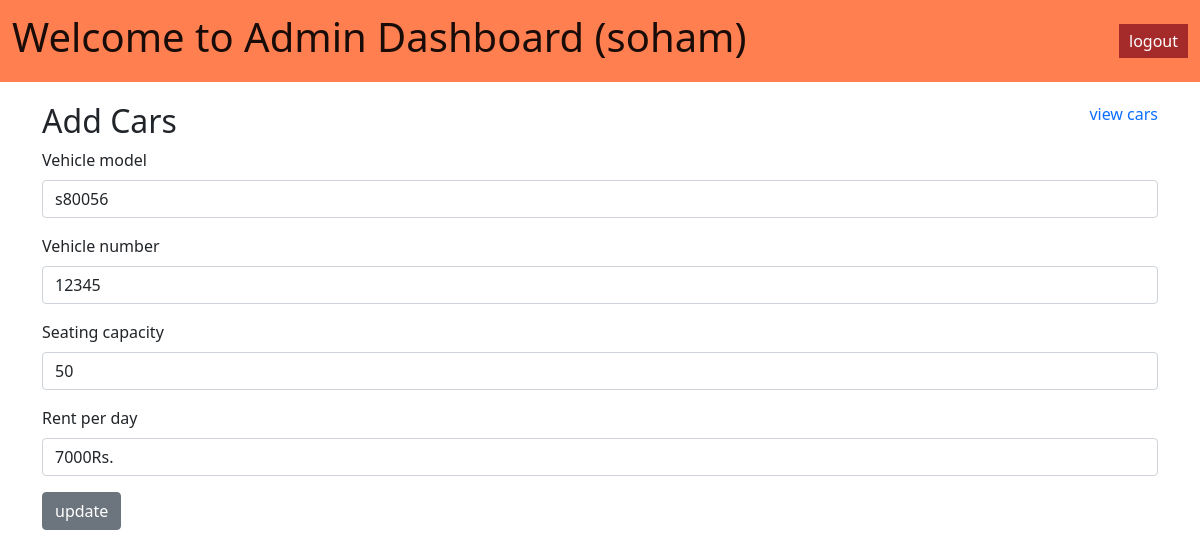
The page /admin/admin-dashboard.php?postid=3 (signed in) on the database its author committed.
### tables this page shows
CREATE TABLE `vehicledetailsdb` (
  `id` int(11) NOT NULL,
  `vehicleModel` text NOT NULL,
  `vehicleNumber` text NOT NULL,
  `seatingCapacity` text NOT NULL,
  `rentPerDay` text NOT NULL,
  `status` int(11) NOT NULL COMMENT 'active post : 1 else 0',
  `date` text NOT NULL,
  `time` text NOT NULL,
  `userid` int(11) NOT NULL
);

### admin/admin-dashboard.php (the view, shortened to what this page needs)
<?php
include('../init/db.php');
if(isset($_GET['postid'])){
    $id = $_GET['postid'];
    $selectCar = "select * from vehicledetailsdb where userid =  '$_SESSION[id]' and id = '$id'";
    $queryCar = mysqli_query($con,$selectCar);
    $fetchCar = mysqli_fetch_assoc($queryCar);
}
?>
<!DOCTYPE html>
<html lang="en">
<head>
    <link rel="stylesheet" href="./admin-dashboard.css">
    <link href="https://cdn.jsdelivr.net/npm/bootstrap@5.0.2/dist/css/bootstrap.min.css" rel="stylesheet">
</head>
<body>
    <?php
    include('./navbar.php');
    ?>
    <div class="container adeCar">
        <div class="title-view">
            <h2>Add Cars</h2> <span><a href="view.php">view cars</a></span>
        </div>
        <form action="#" method="post">
            <div class="mb-3">
                <label for="Vehicle model" class="form-label">Vehicle model</label>
                <input type="text" class="form-control" name="vehicleModel" placeholder="Vehicle model"
                value="<?php if(isset($_GET['postid'])){ echo $fetchCar['vehicleModel']; }?>">
            </div>
            <div class="mb-3">
                <label for="Vehicle number" class="form-label">Vehicle number</label>
                <input type="text" class="form-control" name="vehicleNumber" placeholder="Vehicle number" value="<?php if(isset($_GET['postid'])){ echo $fetchCar['vehicleNumber']; }?>">
            </div>
            <div class="mb-3">
                <label for="Seating capacity" class="form-label">Seating capacity</label>
                <input type="text" class="form-control" name="seatingCapacity" placeholder="Seating capacity" value="<?php if(isset($_GET['postid'])){ echo $fetchCar['seatingCapacity']; }?>">
            </div>
            <div class="mb-3">
                <label for="rent per day" class="form-label">Rent per day</label>
                <input type="text" class="form-control" name="rentPerDay" placeholder="rent per day" value="<?php if(isset($_GET['postid'])){ echo $fetchCar['rentPerDay']; }?>">
            </div>
            <div class="mb-12">
                <input type="submit" class="btn btn-secondary"
                name="<?php if(isset($_GET['postid'])){ echo 'update';}else{echo 'submit';}?>"
                 value="<?php if(isset($_GET['postid'])){ echo 'update';}else{echo 'submit';}?>">
            </div>
        </form>
    </div>
</body>
</html>

### admin/admin-dashboard.css (style rules this page uses)
* { margin: 0; padding: 0; box-sizing: border-box; }
.adeCar { margin-top: 20px; }
.title-view { display: flex; justify-content: space-between; }
a { text-decoration: none !important; }

### rows shown on the page
vehicledetailsdb: vehicleModel "s80056", vehicleNumber "12345", seatingCapacity "50", rentPerDay "7000Rs."

### other values the page prints
$_SESSION['Username'] "soham"
